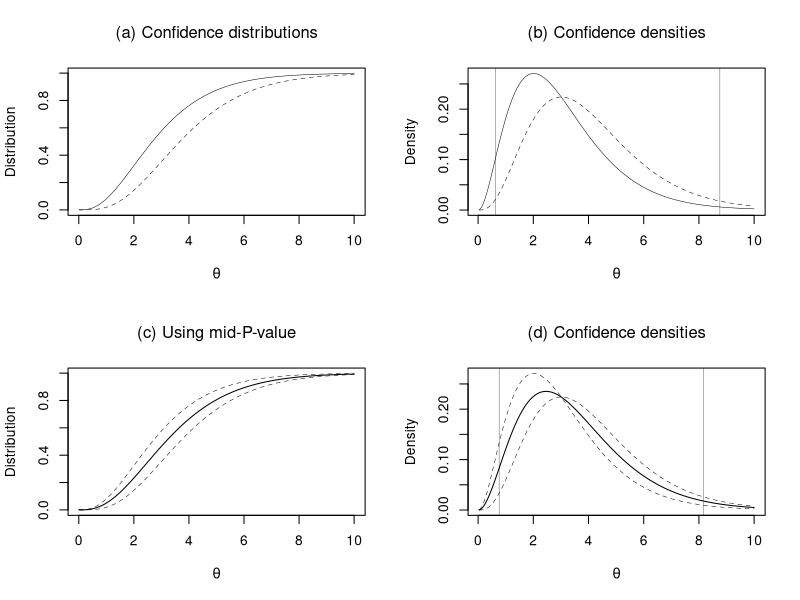

Write R code to recreate this figure.
# Figure 5.8


x<-3
th<- seq(0.01,10,len=400)
ll<- -th + x*log(th)
like<- exp(ll-max(ll))
like<- like/sum(like)/(th[2]-th[1])

right1<- 1-ppois(x-1,th)
c1<- diff(right1)/diff(th)
right2<- 1-ppois(x,th)
c2<- diff(right2)/diff(th)

par(mfrow=c(2,2))
plot(th,right1,xlab=expression(theta),
     ylab='Distribution',type='n')
  lines(th,right1,lwd=.5)
  lines(th,right2,lwd=.5,lty=2)
  title(expression('(a) Confidence distributions'))

plot(th[-1],c1,xlab=expression(theta), 
     ylab='Density',type='n')
  lines(th[-1],c1,lwd=.5)
  lines(th[-1],c2,lwd=.5,lty=2)
  abline(v=c(.62,8.76),lwd=.3)

title(expression('(b) Confidence densities'))


right1<- 1-ppois(x-1,th)
c1<- diff(right1)/diff(th)
right2<- 1-ppois(x,th)
c2<- diff(right2)/diff(th)
plot(th,right1,xlab=expression(theta),
     ylab='Distribution',type='n')
  lines(th,right1,lwd=.5,lty=2)
  lines(th,right2,lwd=.5,lty=2)

right<- 1-ppois(x-1,th) - 0.5*dpois(x,th)
  lines(th,right)

low<- max(th[right<0.025])
up<- min(th[right>0.975])
print(c(low,up))  # 95% confidence interval
title(expression('(c) Using mid-P-value'))

plot(th[-1],c1,xlab=expression(theta),
     ylab='Density',type='n')
  lines(th[-1],c1,lwd=.5,lty=2)
  lines(th[-1],c2,lwd=.5,lty=2)

right<- 1-ppois(x-1,th) - 0.5*dpois(x,th)
  c1<- diff(right)/diff(th)
  lines(th[-1],c1)

abline(v=c(low,up),lwd=.3)
title(expression('(d) Confidence densities'))
